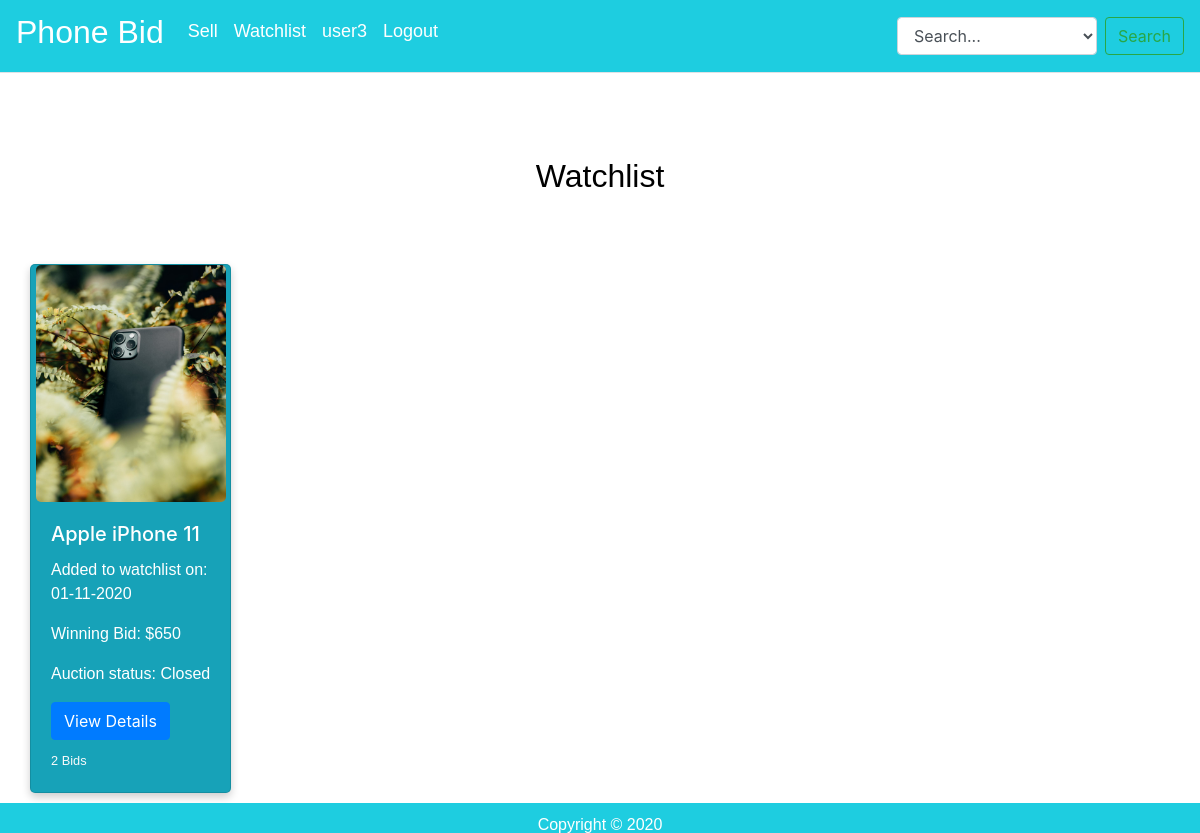
Screenshot of /watchlist (signed in) with the database file from the repository.
### auction/models.py (models this page shows, shortened)
class User(db.Model, UserMixin):
    __tablename__='users' # good practice to specify table name
    id = db.Column(db.Integer, primary_key=True)
    name = db.Column(db.String(100), index=True, unique=True, nullable=False)
    emailid = db.Column(db.String(100), index=True, nullable=False)
    password_hash = db.Column(db.String(255), nullable=False)
    bids = db.relationship('Bid', backref='user')
    auctions = db.relationship('Auction', backref='user')
    watchlists = db.relationship('Watchlist', backref='user')

class Auction(db.Model):
    __tablename__ = 'auctions'
    id = db.Column(db.Integer, primary_key=True)
    name = db.Column(db.String(80))
    model = db.Column(db.String(80))
    description = db.Column(db.String(200))
    image = db.Column(db.String(400))
    starting_bid = db.Column(db.String(400))
    auction_status = db.Column(db.String(400))
    bids = db.relationship('Bid', backref='auction')
    watchlists = db.relationship('Watchlist', backref='auction')
    user_id = db.Column(db.Integer, db.ForeignKey('users.id'))

class Watchlist(db.Model):
    __tablename__ = 'watchlist'
    id = db.Column(db.Integer, primary_key=True)
    created_at = db.Column(db.DateTime, default=datetime.now())
    user_id = db.Column(db.Integer, db.ForeignKey('users.id'))
    auction_id = db.Column(db.Integer, db.ForeignKey('auctions.id'))

class Bid(db.Model):
    __tablename__ = 'bids'
    id = db.Column(db.Integer, primary_key=True)
    text = db.Column(db.String(400))
    created_at = db.Column(db.DateTime, default=datetime.now())
    user_id = db.Column(db.Integer, db.ForeignKey('users.id'))
    auction_id = db.Column(db.Integer, db.ForeignKey('auctions.id'))
    def __repr__(self):
        return "{}".format(self.text)

### auction/views.py (the view)
@bp.route('/watchlist', methods=['GET', 'POST'])
@login_required
def watchlist():
    auctions = Auction.query.join(Auction.watchlists).filter(Watchlist.user_id.like(current_user.id)).all()
    return render_template('watchlist.html', auctions=auctions)

### auction/templates/Watchlist.html (shortened to what this page needs)
{% extends 'base.html' %}
{% block content %}
<div class="header">
  <h1 style="color:black;text-align:center;">Watchlist</h1>
</div>
<div class="container">
  {% if auctions %}
  <div class="card-deck mb-3">
    <div class="row">
      {% for auction in auctions %}
      <div class="card bg-info text-white">
        <img class="card-img-top" src="{{auction.image}}" alt="{{auction.name}}" style="max-width: 190px">
        <div class="card-body">
          <h5 class="card-title">{{auction.model}} {{auction.name}}</h5>
          {% for watchlist in auction.watchlists %}
          {% if watchlist.user_id == current_user.id %}
           <p class="card-text"> Added to watchlist on: <br> {{ watchlist.created_at.strftime('%d-%m-%Y') }}</p>
          {% endif %}
        {% endfor %}
          {% if auction.bids|length == 0 %}
          <p class="card-text">Starting price: ${{ auction.starting_bid }}</p>
          {% elif auction.bids|length != 0 and auction.auction_status == None %}
          <p class="card-text">Current Bid: ${{auction.bids|last}}</p>
          {% elif auction.bids|length != 0 and auction.auction_status != None %}
          <p class="card-text">Winning Bid: ${{auction.bids|last}}</p>
          {% endif %}
          {% if auction.auction_status == None %}
          <p class="card-text">Auction status: Open</p>
          {% else %}
          <p class="card-text">Auction status: Closed</p>
          {% endif %}
          <a href="{{url_for('auction.listing', id=auction.id)}}" class="btn btn-primary mb-2">View Details</a>
          {% if auction.bids|length == 1 %}
          <p class="card-text"><small class="text-light">{{auction.bids|length}} Bid</small></p>
          {% elif auction.bids|length > 1 %}
          <p class="card-text"><small class="text-light">{{auction.bids|length}} Bids</small></p>
          {% elif auction.bids|length == 0 %}
          <p class="card-text"><small class="text-light">0 Bids</small></p>
          {% endif %}
        </div>
      </div>
      {% endfor %}
    </div>
  </div>
    {% endif %}
</div>
  {% endblock %}

### auction/templates/base.html (shortened to what this page needs)
<!doctype html>
<html lang="en">
<head>
    <link rel="stylesheet" href="https://stackpath.bootstrapcdn.com/bootstrap/4.5.2/css/bootstrap.min.css"
>
</head>
<body>
    <header class="bg-light border-bottom">
        <nav class="navbar navbar-expand-lg navbar-light">
            <a class="navbar-brand" href="{{url_for('main.index')}}">
                <h1>
                    Phone Bid
                </h1>
            </a>
            <div class="collapse navbar-collapse" id="navbarSupportedContent">
                <ul class="navbar-nav mr-auto">
                    <li class="nav-item">
                        <a class="nav-link" href="{{url_for('auction.create')}}"><h2>Sell</h2></a>
                    </li>
                    <li class="nav-item">
                        <a class="nav-link" href="{{url_for('main.watchlist')}}"><h2>Watchlist</h2></a>
                    </li>
                            {% if current_user.is_authenticated %}
                    <li class="nav-item">
                        <a class="nav-link" href="#"><h2>{{ current_user.name  }}</h2></a>
                    </li>
                    <li class="nav-item">
                        <a class="nav-link" href="{{url_for('auth.logout')}}"><h2>Logout</h2></a>
                    </li>
                            {% endif %}
                </ul>
                <form class="form-inline my-2 my-lg-0" action="{{url_for('main.search')}}">
                    <select class="form-control mr-sm-2" id="phones" name="search" placeholder="Search" aria-label="Search" style="width: 200px">
                        <option value="">Search...</option>
                    </select>
                    <button class="btn btn-outline-success my-2 my-sm-0" type="submit">Search</button>
                </form>
            </div>
        </nav>
    </header>
    <br>
    {% block content %}
    {% endblock %}
    <br>
    <footer class="footer">
            <span>
                <h3 class="center">
                    Copyright &copy; 2020
                </h3>
            </span>
    </footer>
</body>
</html>

### auction/templates/base.html (style rules this page uses)
.header { padding: 60px; text-align: center; color: black; font-size: 50px; font-family: Arial, Helvetica, sans-serif; }
.center { margin-right: auto; margin-left: auto; }
h1 { font-family: Arial, Helvetica, sans-serif; font-size:xx-large; color: white; }
h2 { font-family: Arial, Helvetica, sans-serif; font-size:large; color: white; }
h3 { font-family: Arial, Helvetica, sans-serif; font-size: medium; text-align: center; }
nav ul { background-color: rgb(30, 205, 224); }
nav h1 { background-color: rgb(30, 205, 224); }
nav { background-color: rgb(30, 205, 224); }
footer { background-color: rgb(30, 205, 224); margin-top: 10%; padding-top: 1%; padding-bottom: 1%; color: white; position:fixed; left:0px; bottom:0px; height:30px; width:100%; }
.card { box-shadow: 0 4px 8px 0 rgba(0,0,0,0.2); transition: 0.3s; border-radius: 5px; }
.card-text { font-family: Arial, Helvetica, sans-serif; }
.card-img-top { align-self: center; border-radius: 5px; }

### rows the page displays
User: name "user3"
Auction: image (picture), model "Apple", name "iPhone 11", bids|last "650", auction_status "Auction status: Closed", bids|length "2"
Watchlist: created_at "01-11-2020"
